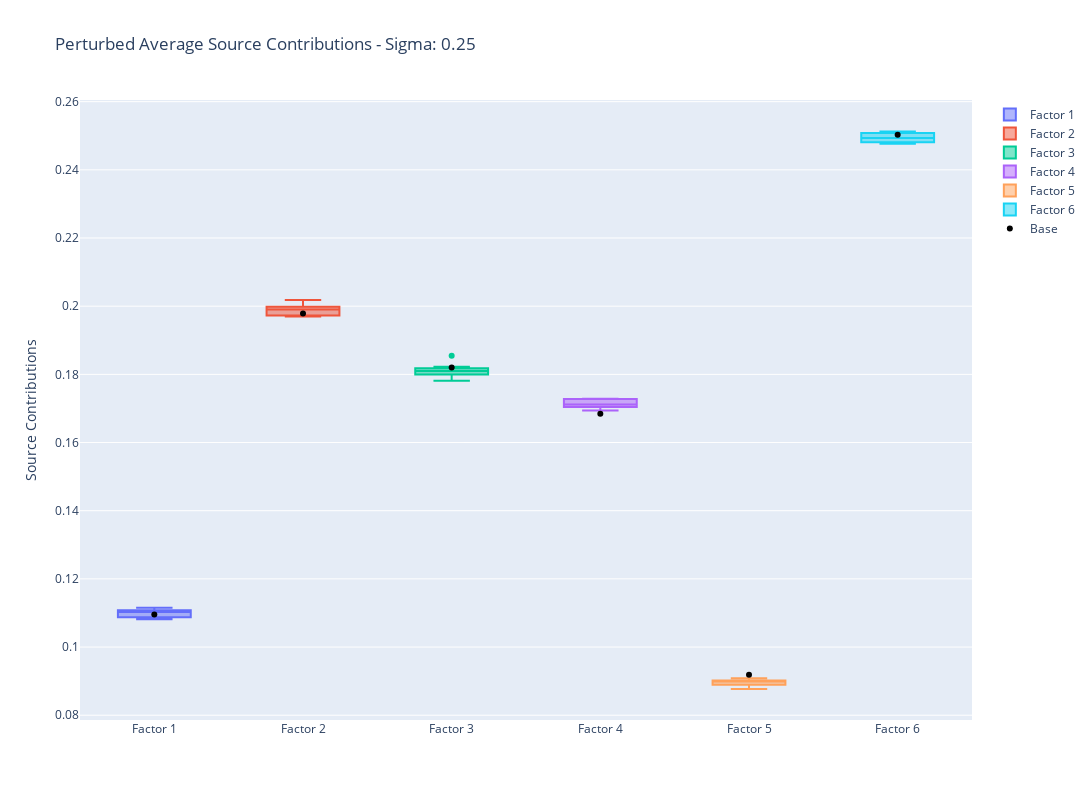

Here is the notebook cell this chart was saved with:
### Code cell
# Figure 2
factor_w1_fig = make_subplots()
p_W_means = np.mean(perturb_W, axis=1)
base_W_means = np.mean(base_W, axis=0)
for i in range(len(factor_labels)):
    i_W_means = p_W_means[i]
    factor_w1_fig.add_trace(go.Box(y=i_W_means, name=factor_labels[i]))
factor_w1_fig.add_trace(go.Scatter(x=factor_labels, y=base_W_means, name="Base", mode="markers", marker_color="black"))
factor_w1_fig.update_layout(title=f"Perturbed Average Source Contributions - Sigma: {perturb_sigma}", width=1200, height=800, hovermode='x unified')
factor_w1_fig.update_yaxes(title_text="Source Contributions")
factor_w1_fig.show()

### Figure 1 — Plotly figure (JSON) as saved in the notebook; plotly's stock layout.template omitted (floating-point values rounded to 4 significant figures)
{"data": [{"name": "Factor 1", "type": "box", "y": [0.1082, 0.1108, 0.1111, 0.1105, 0.1101, 0.1115, 0.1082, 0.1102, 0.1087, 0.1104]}, {"name": "Factor 2", "type": "box", "y": [0.199, 0.197, 0.1991, 0.1977, 0.1998, 0.1973, 0.1991, 0.1969, 0.2008, 0.2018]}, {"name": "Factor 3", "type": "box", "y": [0.181, 0.1818, 0.1805, 0.1822, 0.1799, 0.1781, 0.1855, 0.1809, 0.1813, 0.1792]}, {"name": "Factor 4", "type": "box", "y": [0.1728, 0.1728, 0.1711, 0.1704, 0.1727, 0.1713, 0.1703, 0.1712, 0.1705, 0.1694]}, {"name": "Factor 5", "type": "box", "y": [0.09058, 0.0899, 0.09009, 0.09021, 0.08769, 0.09082, 0.0891, 0.08993, 0.08895, 0.08792]}, {"name": "Factor 6", "type": "box", "y": [0.2485, 0.2476, 0.2481, 0.249, 0.2497, 0.2509, 0.2478, 0.2508, 0.2498, 0.2513]}, {"marker": {"color": "black"}, "mode": "markers", "name": "Base", "type": "scatter", "x": ["Factor 1", "Factor 2", "Factor 3", "Factor 4", "Factor 5", "Factor 6"], "y": [0.1095, 0.1979, 0.182, 0.1684, 0.09186, 0.2503]}], "layout": {"height": 800, "hovermode": "x unified", "title": {"text": "Perturbed Average Source Contributions - Sigma: 0.25"}, "width": 1200, "xaxis": {"anchor": "y", "autorange": true, "domain": [0, 1], "range": [-0.5, 5.5], "type": "category"}, "yaxis": {"anchor": "x", "autorange": true, "domain": [0, 1], "range": [0.0786, 0.2605], "title": {"text": "Source Contributions"}, "type": "linear"}}}
